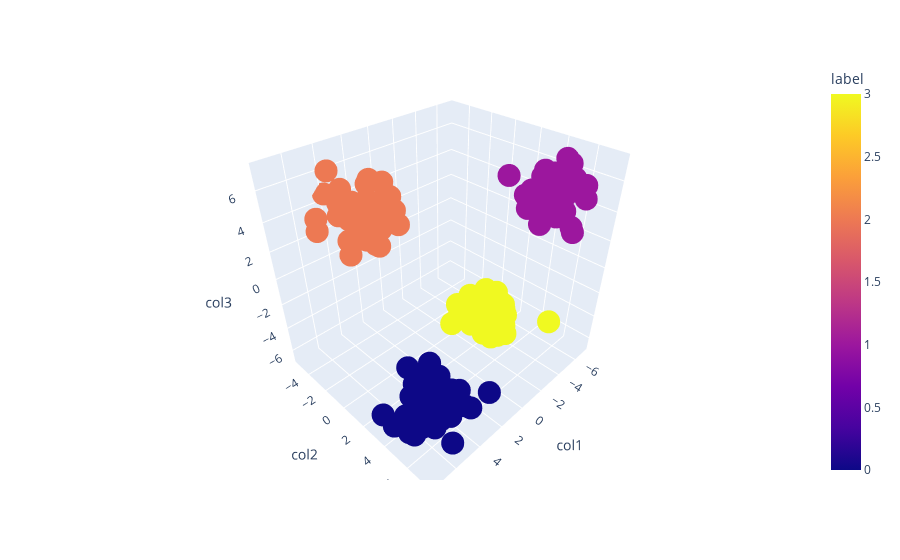

This figure's notebook cell:
### Code cell
fig.show()

### Figure 1 — Plotly figure (JSON) as saved in the notebook; plotly's stock layout.template omitted (floating-point values rounded to 4 significant figures; data arrays with more than 128 entries replaced by an {"elided": "..."} marker saying what was removed)
{"data": [{"hovertemplate": "col1=%{x}<br>col2=%{y}<br>col3=%{z}<br>label=%{marker.color}<extra></extra>", "legendgroup": "", "marker": {"color": {"elided": "200 int values"}, "coloraxis": "coloraxis", "symbol": "circle"}, "mode": "markers", "name": "", "scene": "scene", "showlegend": false, "type": "scatter3d", "x": {"elided": "200 float values"}, "y": {"elided": "200 float values"}, "z": {"elided": "200 float values"}}], "layout": {"coloraxis": {"colorbar": {"title": {"text": "label"}}, "colorscale": [[0, "#0d0887"], [0.1111, "#46039f"], [0.2222, "#7201a8"], [0.3333, "#9c179e"], [0.4444, "#bd3786"], [0.5556, "#d8576b"], [0.6667, "#ed7953"], [0.7778, "#fb9f3a"], [0.8889, "#fdca26"], [1, "#f0f921"]]}, "legend": {"tracegroupgap": 0}, "margin": {"t": 60}, "scene": {"domain": {"x": [0, 1], "y": [0, 1]}, "xaxis": {"title": {"text": "col1"}}, "yaxis": {"title": {"text": "col2"}}, "zaxis": {"title": {"text": "col3"}}}}}
